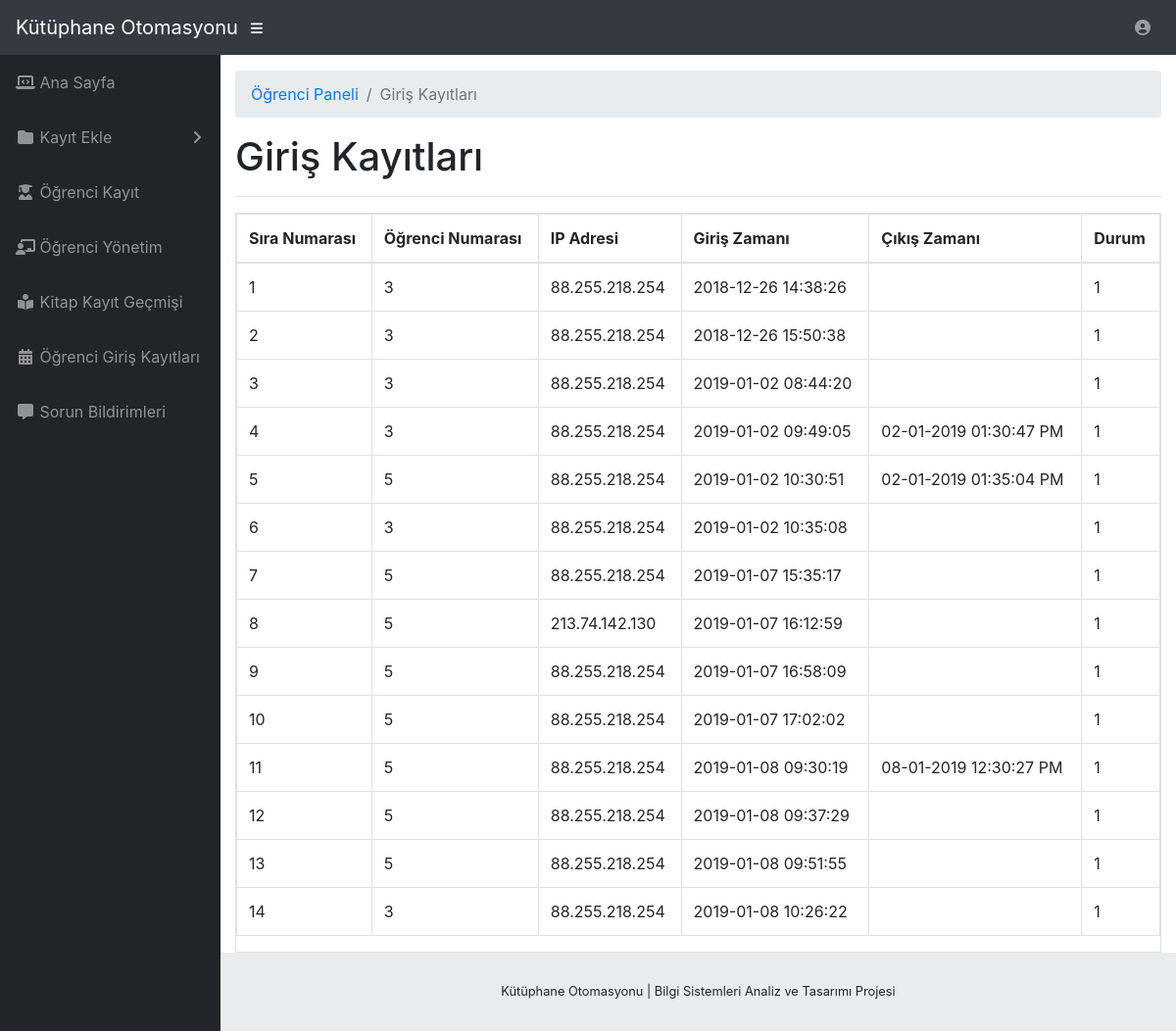
Screenshot of /yonetici/giriskayitlari.php (signed in) with the database file from the repository.
### tables this page shows
CREATE TABLE `giriskayitlari` (
  `id` int(11) NOT NULL,
  `ogrenciNo` varchar(255) NOT NULL,
  `kullaniciIP` binary(16) NOT NULL,
  `girisZamani` timestamp NOT NULL DEFAULT CURRENT_TIMESTAMP,
  `cikisZamani` varchar(255) NOT NULL,
  `durumBilgisi` int(11) NOT NULL
);

### yonetici/giriskayitlari.php (the view, shortened to what this page needs)
<?php
include('gereksinim/baglanti.php');
if(strlen($_SESSION['alogin'])==0)
    {
header('location:index.php');
}
else{
?>
<!DOCTYPE html>
<html lang="en">
  <head>
    <link href="../../vendor/bootstrap/css/bootstrap.min.css" rel="stylesheet">
    <link href="../../vendor/fontawesome-free/css/all.min.css" rel="stylesheet" type="text/css">
    <link href="../../vendor/datatables/dataTables.bootstrap4.css" rel="stylesheet">
    <link href="../css/sb-admin.css" rel="stylesheet">
  </head>
  <body id="page-top">
    <nav class="navbar navbar-expand navbar-dark bg-dark static-top">
      <a class="navbar-brand mr-1" href="anasayfa.php">Kütüphane Otomasyonu</a>
      <button class="btn btn-link btn-sm text-white order-1 order-sm-0" id="sidebarToggle" href="#">
        <i class="fas fa-bars"></i>
      </button>
      <?php include('gereksinim/ustcubuk.php');?>
    </nav>
    <div id="wrapper">
      <?php include('gereksinim/kenarcubuk.php');?>
      <div id="content-wrapper">
        <div class="container-fluid">
          <ol class="breadcrumb">
            <li class="breadcrumb-item">
              <a href="index.html">Öğrenci Paneli</a>
            </li>
            <li class="breadcrumb-item active">Giriş Kayıtları</li>
          </ol>
          <h1>Giriş Kayıtları</h1>
          <hr>
           <div class="row" >
                <div class="col-md-12">
                    <div class="panel panel-default">
                        <div class="panel-body">
                            <div class="table-responsive table-bordered">
                                <table class="table">
                                    <thead>
                                        <tr>
                                            <th>Sıra Numarası</th>
                                            <th>Öğrenci Numarası</th>
                                            <th>IP Adresi</th>
                                            <th>Giriş Zamanı</th>
                                            <th>Çıkış Zamanı</th>
                                            <th>Durum</th>
                                        </tr>
                                    </thead>
                                    <tbody>
<?php
$sql=mysqli_query($con,"select * from giriskayitlari");
$cnt=1;
while($row=mysqli_fetch_array($sql))
{
?>
                                        <tr>
                                            <td><?php echo $cnt;?></td>
                                              <td><?php echo htmlentities($row['ogrenciNo']);?></td>
                                            <td><?php echo htmlentities($row['kullaniciIP']);?></td>
                                            <td><?php echo htmlentities($row['girisZamani']);?></td>
                                            <td><?php echo htmlentities($row['cikisZamani']);?></td>
                                            <td><?php echo htmlentities($row['durumBilgisi']);?></td>
                                        </tr>
<?php
$cnt++;
} ?>
                                    </tbody>
                                </table>
                            </div>
                        </div>
                    </div>
                </div>
            </div>
        </div>
        <?php include('gereksinim/altyazi.php');?>
      </div>
    </div>
  </body>
</html>
<?php } ?>

### yonetici/gereksinim/ustcubuk.php (shortened to what this page needs)
<ul class="navbar-nav ml-auto ml-md-0">
        <li class="nav-item dropdown no-arrow">
          <a class="nav-link dropdown-toggle" href="#" id="userDropdown" role="button" data-toggle="dropdown" aria-haspopup="true" aria-expanded="false">
            <i class="fas fa-user-circle fa-fw"></i>
          </a>
        </li>
      </ul>

### yonetici/gereksinim/kenarcubuk.php (shortened to what this page needs)
<ul class="sidebar navbar-nav">
        <li class="nav-item">
          <a class="nav-link" href="anasayfa.php">
            <i class="fas fa-fw fa-laptop-code"></i>
            <span> Ana Sayfa</span>
          </a>
        </li>
        <li class="nav-item dropdown">
          <a class="nav-link dropdown-toggle" href="#" id="pagesDropdown" role="button" data-toggle="dropdown" aria-haspopup="true" aria-expanded="false">
            <i class="fas fa-fw fa-folder"></i>
            <span> Kayıt Ekle</span>
          </a>
        </li>
        <li class="nav-item">
          <a class="nav-link" href="ogrencikayit.php">
            <i class="fas fa-fw fa-user-graduate"></i>
            <span> Öğrenci Kayıt</span></a>
        </li>
        <li class="nav-item">
          <a class="nav-link" href="ogrenciyonetim.php">
            <i class="fas fa-fw fa-chalkboard-teacher"></i>
            <span> Öğrenci Yönetim</span></a>
        </li>
        <li class="nav-item">
          <a class="nav-link" href="kayitgecmisi.php">
            <i class="fas fa-fw fa-book-reader"></i>
            <span> Kitap Kayıt Geçmişi</span></a>
        </li>
        <li class="nav-item">
          <a class="nav-link" href="giriskayitlari.php">
            <i class="fas fa-fw fa-calendar-alt"></i>
            <span> Öğrenci Giriş Kayıtları</span></a>
        </li>
        <li class="nav-item">
          <a class="nav-link" href="sorunlar.php">
            <i class="fas fa-fw fa-comment-alt"></i>
            <span> Sorun Bildirimleri</span></a>
        </li>
      </ul>

### yonetici/gereksinim/altyazi.php
<footer class="sticky-footer">
          <div class="container my-auto">
            <div class="copyright text-center my-auto">
              <span>Kütüphane Otomasyonu | Bilgi Sistemleri Analiz ve Tasarımı Projesi</span>
            </div>
          </div>
        </footer>

### css/sb-admin.css (style rules this page uses)
html { position: relative; min-height: 100%; }
body { height: 100%; }
#wrapper { display: -webkit-box; display: -ms-flexbox; display: flex; }
#wrapper #content-wrapper { overflow-x: hidden; width: 100%; padding-top: 1rem; padding-bottom: 80px; }
.navbar-nav .nav-item.dropdown .dropdown-toggle::after { width: 1rem; text-align: center; float: right; vertical-align: 0; border: 0; font-weight: 900; content: '\f105'; font-family: 'Font Awesome 5 Free'; }
.navbar-nav .nav-item.dropdown.no-arrow .dropdown-toggle::after { display: none; }
.sidebar { width: 90px !important; background-color: #212529; min-height: calc(100vh - 56px); }
.sidebar .nav-item:last-child { margin-bottom: 1rem; }
.sidebar .nav-item .nav-link { text-align: center; padding: 0.75rem 1rem; width: 90px; }
.sidebar .nav-item .nav-link span { font-size: 0.65rem; display: block; }
.sidebar .nav-item.dropdown .dropdown-toggle::after { display: none; }
.sidebar .nav-item .nav-link { color: rgba(255, 255, 255, 0.5); }
@media (min-width: 768px) { .sidebar { width: 225px !important; } }
@media (min-width: 768px) { .sidebar .nav-item .nav-link { display: block; width: 100%; text-align: left; padding: 1rem; width: 225px; } }
@media (min-width: 768px) { .sidebar .nav-item .nav-link span { font-size: 1rem; display: inline; } }
@media (min-width: 768px) { .sidebar .nav-item.dropdown .dropdown-toggle::after { display: block; } }
:root { --input-padding-x: 0.75rem; --input-padding-y: 0.75rem; }
footer.sticky-footer { display: -webkit-box; display: -ms-flexbox; display: flex; position: absolute; right: 0; bottom: 0; width: calc(100% - 90px); height: 80px; background-color: #e9ecef; }
footer.sticky-footer .copyright { line-height: 1; font-size: 0.8rem; }
@media (min-width: 768px) { footer.sticky-footer { width: calc(100% - 225px); } }

### rows the page displays
giriskayitlari: ogrenciNo "3", kullaniciIP "88.255.218.254", girisZamani "2018-12-26 14:38:26", durumBilgisi "1"
giriskayitlari: ogrenciNo "3", kullaniciIP "88.255.218.254", girisZamani "2018-12-26 15:50:38", durumBilgisi "1"
giriskayitlari: ogrenciNo "3", kullaniciIP "88.255.218.254", girisZamani "2019-01-02 08:44:20", durumBilgisi "1"
giriskayitlari: ogrenciNo "3", kullaniciIP "88.255.218.254", girisZamani "2019-01-02 09:49:05", cikisZamani "02-01-2019 01:30:47 PM", durumBilgisi "1"
giriskayitlari: ogrenciNo "5", kullaniciIP "88.255.218.254", girisZamani "2019-01-02 10:30:51", cikisZamani "02-01-2019 01:35:04 PM", durumBilgisi "1"
giriskayitlari: ogrenciNo "3", kullaniciIP "88.255.218.254", girisZamani "2019-01-02 10:35:08", durumBilgisi "1"
giriskayitlari: ogrenciNo "5", kullaniciIP "88.255.218.254", girisZamani "2019-01-07 15:35:17", durumBilgisi "1"
giriskayitlari: ogrenciNo "5", kullaniciIP "213.74.142.130", girisZamani "2019-01-07 16:12:59", durumBilgisi "1"
giriskayitlari: ogrenciNo "5", kullaniciIP "88.255.218.254", girisZamani "2019-01-07 16:58:09", durumBilgisi "1"
giriskayitlari: ogrenciNo "5", kullaniciIP "88.255.218.254", girisZamani "2019-01-07 17:02:02", durumBilgisi "1"
giriskayitlari: ogrenciNo "5", kullaniciIP "88.255.218.254", girisZamani "2019-01-08 09:30:19", cikisZamani "08-01-2019 12:30:27 PM", durumBilgisi "1"
giriskayitlari: ogrenciNo "5", kullaniciIP "88.255.218.254", girisZamani "2019-01-08 09:37:29", durumBilgisi "1"
giriskayitlari: ogrenciNo "5", kullaniciIP "88.255.218.254", girisZamani "2019-01-08 09:51:55", durumBilgisi "1"
giriskayitlari: ogrenciNo "3", kullaniciIP "88.255.218.254", girisZamani "2019-01-08 10:26:22", durumBilgisi "1"
